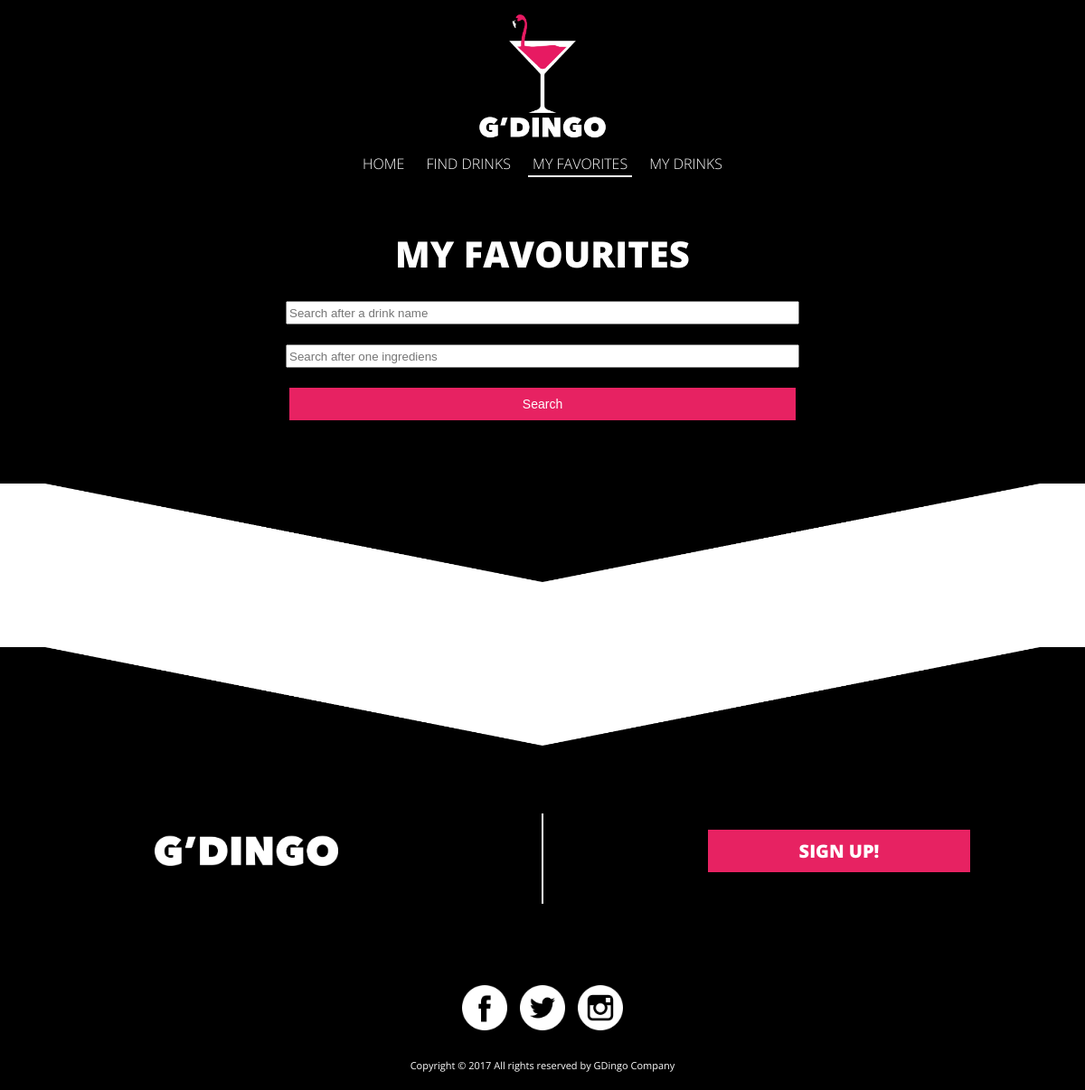
The page /mydrinks.php on the database as committed earlier.
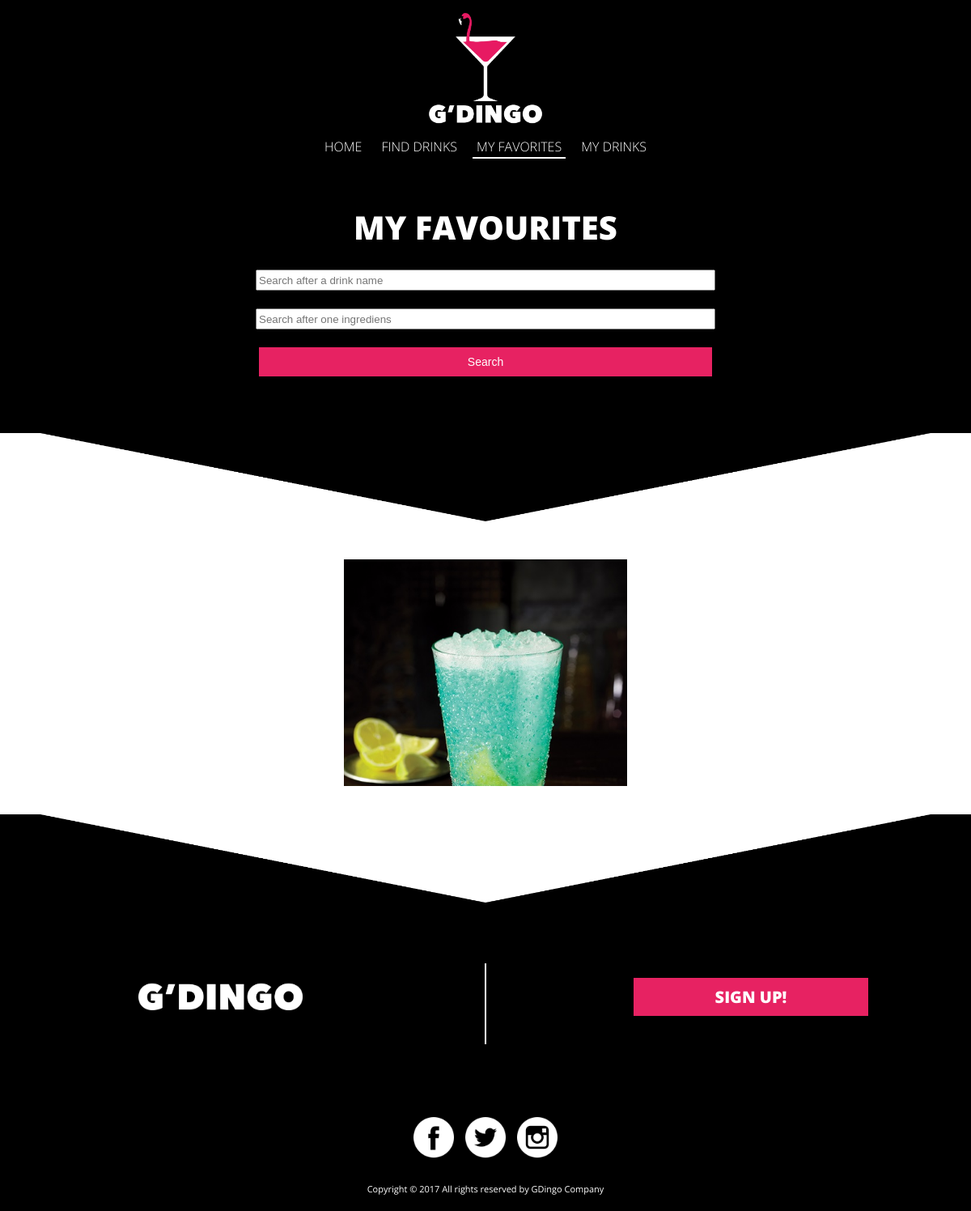
The same page on the database as committed later.
### tables this page shows
CREATE TABLE `Drinks` (
  `DrinkId` int(11) NOT NULL,
  `DrinkName` varchar(255) NOT NULL,
  `DrinkAuthor` varchar(255) NOT NULL,
  `DrinkPicture` varchar(255) NOT NULL,
  `DrinkReceipt` text NOT NULL
);

### config.php (called while the page is built, shortened)
<?php
$url = $_SERVER['REQUEST_URI'];
$strings = explode('/', $url);
$current_page = end($strings);
?>

### mydrinks.php (the view, shortened to what this page needs)
<?php include 'config.php';?>
<!Doctype html>
<html>
<?php include 'header.php';?>
	<head>
			<link rel="stylesheet" href="mydrinks.css" type="text/css" />
	</head>
	<body>
		<div id="c"></div>
		<div id="content">
			<div id="firstc">
				<h1>my favourites</h1>
				<form action="mydrinks.php" method="POST">
					<input type="text" id="name" name="searchname1" placeholder="Search after a drink name"></br>
					<input type="text" class="ing" name="searching1" placeholder="Search after one ingrediens "></br>
					<input class="button" type="submit" name="submit" value="Search">
					<?php
							$searchname1 = "";
							$searching1 = "";
							@ $db = new mysqli($dbserver, $dbuser, $dbpass, $dbname);
						$query = " SELECT Drinks.DrinkId, Drinks.DrinkName, Drinks.DrinkAuthor, Drinks.DrinkPicture, Ingredients.IngId, Ingredients.NameIng, Favo.DrinkSaved,members.username FROM Drinks
							JOIN DrinksIng ON Drinks.DrinkId = DrinksIng.DrinkId
							JOIN Ingredients ON Ingredients.IngId = DrinksIng.IngId
							JOIN Favo ON Favo.DrinkId= Drinks.DrinkId
							JOIN members ON Favo.username = members.username
							WHERE Favo.DrinkSaved=1";
						if (!$searchname1 && !$searching1) {
    						 $query = $query . " GROUP BY DrinkName";
    					};
					?>
				</form>
			</div>
			</div>
			<div id="intro">
				<img src="Images/tri-3svart.png" class="tri2">
			<div id="gridsystem">
			<?php
						  $result = $db->query($query);
						  echo "<p> $result->num_rows matching drinks found </p>";
						$stmt = $db->prepare($query);
						$stmt->bind_result($DrinkId, $DrinkName, $DrinkAuthor, $DrinkPicture, $IngId, $NameIng, $DrinkSaved, $username );
						$stmt->execute();
							  while ($stmt->fetch()) {
							 	echo "<div class='gridone'>
							 			<ul class='grid'>
							 				<li>
							 					<img src=\"Images/DrinkPictures/" . $DrinkPicture . "\" GROUP BY DrinkPicture>
							 					<div class='caption'>
							 						<div class='blur'>
							 							<div class='text'><h4><a href='drinkbase.php?DrinkId=$DrinkId'>" . $DrinkName . " </a></h4>
							 							<p class='clicks'>Click to see more</p>
							 							</div>
							 						</div>
							 						<div class='caption-text'></div>
							 					</div>
							 				</li>
							 			</ul>
							 	</div>"
							 	;
							}
			 ?>
			</div>
		</div>
		<div id="fotterINC">
		<?php include 'footer.php';?>
		</div>
	</body>
</html>

### header.php (shortened to what this page needs)
<!DOCTYPE html >
<html>
	<head>
	</head>
	<body>
		<header id= "header">
			<a href="index.php" class='logo'></a>
			<nav class="nav">
				<ul>
					<li><a class="<?php echo ($current_page == 'index.php' || $current_page == '') ? 'active' : NULL ?>" href="index.php"> Home</a></li>
					<li><a class="<?php echo $current_page == 'finddrinks.php' ? 'active' : NULL ?>" href="finddrinks.php">Find drinks</a></li>
					<li><a class="<?php echo $current_page == 'mydrinks.php' ? 'active' : NULL ?>" href="mydrinks.php">My favorites</a></li>
					<li><a class="<?php echo $current_page == 'mypanel.php' ? 'active' : NULL ?>" href="mypanel.php">My Drinks</a></li>
				</ul>
			</nav>
		</header>
	</body>
</html>

### footer.php (shortened to what this page needs)
<!DOCTYPE html >
<html>
	<head>
	</head>
	<body>
	<div id="footer">
	<img src="Images/tri.png" class="tri">
	<div id="line"></div>
	<div id="footerImg">
		<img class="footerLogo" src="Images/logotext.png" >
	</div>
	<div id="rightSide">
		<a href="indexlogin.php"><button class="exitbtn"> SIGN UP!</button></a>
	</div>
	<div class="links">
		<img class="link" src="Images/facebook.png" >
		<img class="link" src="Images/twitter.png" >
		<img class="link" src="Images/instagram.png" >
	</div>
	<div id="footerCopyrights">
		<p class="footerP">Copyright © 2017 All rights reserved by GDingo Company</p>
	</div>
	</div>
	</body>
</html>

### mydrinks.css (style rules this page uses)
html { width:100%; margin:0; background-color: black; }
#content { overflow: hidden; width:100%; margin:0 auto; background-color: black; }
#c { height:100px; }
body { font-family: 'open sans', helvetica; background: #000; }
#firstc { background-color: black; width: 100%; margin: 0 auto; padding: 0; text-align: center; }
form { max-width: 700px; margin: 30px auto 0 auto; }
#intro { background-color: #fff; overflow: hidden; text-align: center; padding-bottom: 30px; margin: 0 auto; z-index: 5; }
#gridsystem { max-width: 1100px; margin: 0 auto; }
.tri { width:100%; max-width: 1100px; background-size: 100%; z-index: -1; margin:0 auto; padding:0; }
.tri2 { width:100%; background-size: 100%; max-width: 1100px; margin: 0 auto 0 auto; }
.ing { width:80%; margin:0 auto; height:20px; display: block; }
#name { width:80%; margin:0 auto; height:20px; display: block; }
.button { width:80%; margin:0 auto; display: block; margin:0 auto 20px auto; text-align: center; background-color: #e72262; color: #fff; border:none; padding: 10px 25px 10px 25px; font-size: 14px; box-sizing: border-box; -webkit-appearance: none; }
.gridone { position: relative; width:350px; display: inline-block; margin: 5px; max-width: 400px; }
.grid { list-style-type: none; margin: 0 auto; padding: 0px; height:280px; line-height:280px; overflow:hidden; text-align: center; }
.grid li { float: left; padding: 0px; position: relative; overflow: hidden; position: relative; }
.grid img { margin: 0 auto; padding: 0px; float: left; z-index: 4; width: 100%; text-align: center; }
.grid img { -webkit-transition:all 0.25s ease-in-out; -moz-transition:all 0.25s ease-in-out; -o-transition:all 0.25s ease-in-out; -ms-transition:all 0.25s ease-in-out; transition:all 0.25s ease-in-out; }
p { font-family: 'open sans', helvetica; font-size: 11px; color: #ffF; }
h1 { padding-top: 40px; margin-bottom: 13px; font-family: 'open sans',helvetica; font-weight: 800; text-transform: uppercase; font-size: 40px; color:white; margin:18px auto 0 auto; line-height: 45px; text-align: center; width: 100%; }
@media (min-width: 600px) { #c { height:200px; } }
@media (min-width: 600px) { #firstc { width:90%; overflow: hidden; margin:auto; margin-bottom: 50px; position: relative; } }

### header.php (style rules this page uses)
body { margin:0; }
header { overflow: hidden; position:fixed; width:100%; z-index:1000000000; }
p { font-family: 'open-sans', helvetica; font-size: 11px; }
.logo { width: 100px; height:100px; background: url("Images/logotype.png") no-repeat center center; background-size:80%; margin: 0 auto; text-align: center; display:block; transition: all 0.5s ease-in-out; -moz-transition: all 0.5s ease-in-out; -webkit-transition: all 0.5s ease-in-out; -o-transition: all 0.5s ease-in-out; }
.active { border-bottom:solid 2px white; padding:0; }
#header { background-color:black; background-size: 100%; }
.nav { text-align: center; background-color: black; padding:10px; z-index: 1; overflow: hidden; transition: all 0.5s ease-in-out; -moz-transition: all 0.5s ease-in-out; -webkit-transition: all 0.5s ease-in-out; -o-transition: all 0.5s ease-in-out; }
nav ul { list-style:none; margin:0; padding:0; }
.nav li, .nav > ul > li > a { font-family: "open sans",sans-serif; font-weight: 300; text-transform: uppercase; padding: 5px; padding-bottom:2px; }
.nav a { text-decoration:none; color:white; line-height: 42px; }
.nav { clear: both; display: none; }
@media (min-width: 600px) { body { margin: 0 auto; } }
@media (min-width: 600px) { .logo { margin:auto; width: 150px; height:150px; background-size:100%; margin-top: 10px; } }
@media (min-width: 600px) { .nav { display:block; } }
@media (min-width: 600px) { .active { border-bottom:solid 2px white; padding:0; } }
@media (min-width: 600px) { #header { background-color:black; background-size: 100%; } }
@media (min-width: 600px) { .nav li, .nav > ul > li > a { display:inline; line-height: 15px; margin-bottom: 10px; } }

Rows that differ between the two databases and show on the page:
now on this page (row edited): drinks: DrinkPicture (picture)
